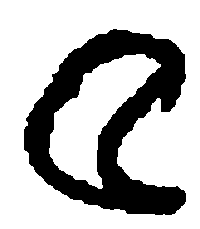
#> input picture 226.1/Beng-5.png, 200 x 229 px
$ python Q3.py
#> lines starting #> are read from the running program, lines starting #| are printed output that depends on the picture; after the words box and inside, x2 and y2 are one past the last pixel; in counts of white or black regions, pixels touching at a corner belong together
### 226.1/Q2.py
import cv2
import numpy as np
import matplotlib.pyplot as plt

class ConvexHull:
  def __init__(self):
    pass
  def show(self):
    print('Something')

  def fit(self, X, Y=None, strategy='graham'):
    if Y is not None:
      self.X = np.array(X)
      self.Y = np.array(Y)
    else:
      self.X = np.array(X).reshape(-1, 2)[:, 0]
      self.Y = np.array(X).reshape(-1, 2)[:, 1]
    if strategy == 'graham':
      self.graham_scan()
    else:
      self.bruteforce()

  def plot_points(self, name):
    import matplotlib.pyplot as plt
    plt.scatter(x=self.X, y=self.Y, label='Points')
    boundary_x = np.append(self.boundary_points_[:, 0], self.boundary_points_[0, 0])
    boundary_y = np.append(self.boundary_points_[:, 1], self.boundary_points_[0, 1])
    plt.plot(boundary_x, boundary_y, color='g', label='boundary')
    plt.legend()
    plt.savefig(name)
    plt.show()
    plt.pause(5)
    plt.close()


  def bruteforce():
      pass


  def graham_scan(self):
    init_point_ = np.array([ self.X[np.argmin(self.Y)], np.min(self.Y) ])
    other_points = [ np.array([x, y]) for x, y in zip(self.X, self.Y) if not np.all(init_point_ == (x, y))]
    other_points = np.array(other_points).reshape(-1, 2)

    angles_ = [ self.angle_bw_points(init_point_, point) for point in other_points ]

    indx = np.lexsort((other_points[:, 1], other_points[:, 0], angles_))
    other_points = other_points[indx]

    self.boundary_points_ = np.array([init_point_, other_points[0]])
    self.inner_points_ = np.array([])
    for point in other_points[1:]:
      while( self.turn_bw_points2(self.boundary_points_[-2], self.boundary_points_[-1], point) > 0):
        self.inner_points_ = np.append(self.inner_points_, self.boundary_points_[-1])
        self.boundary_points_ = self.boundary_points_[:-1]
      self.boundary_points_ = np.append(self.boundary_points_, point.reshape(-1, 2), axis=0)

  def angle_bw_points(self, a, b):
    delta_y = b[1] - a[1]
    delta_x = b[0] - a[0]
    angle = np.arctan2(delta_y,delta_x)
    return np.rad2deg(angle)
  def turn_bw_points2(self, a, b, c):
    area = (b[1] - a[1]) * (c[0] - b[0]) - (b[0] - a[0]) * (c[1] - b[1])
    if area > 0:
      return 1
    elif area < 0:
      return -1
    else:
      return 0
  # [6 lines left out: function turn_bw_points, not called in this run]

image = 'Beng-5.png'
image = cv2.imread(image)
#> image is the input picture: shape (229, 200, 3); 71.7% white; 1 black region, box (x1, y1, x2, y2) and area: (24, 29, 186, 215) 12942
grayImage = cv2.cvtColor(image, cv2.COLOR_BGR2GRAY)
y, x = np.where(grayImage <125)
#> y = 12942 values from 29 to 214; x = 12942 values, max 185 at index 3396, min 24 at index 7099, mean 109.1
y = abs(y-grayImage.shape[0])
#> y = 12942 values, max 200 at index 0, min 15 at index 12927, mean 106.4

f = open("pointsQ2.txt", "w")
for pointx, pointy in zip(x,y):
  f.write(str(pointx)+","+str(pointy)+"\n")
#> this loop made 12942 passes
#> (pointx, pointy) on passes 1 to 3: (113, 200), (114, 200), (115, 200)
f.close()

#list = []

#f = open("pointsQ2.txt", "r")

#from Q1 import Convex_hull_through_graham

ch = ConvexHull()
ch.fit(list(zip(x, y)))
#> in fit, `self.X = np.array(X).reshape(-1, 2)[:, 0]`: self.X has the same summary as x outside fit
#> in fit, `self.Y = np.array(X).reshape(-1, 2)[:, 1]`: self.Y has the same summary as y outside fit
#> in graham_scan, `init_point_ = np.array([ self.X[np.argmin(self.Y)], np.min(self.Y) ])`: init_point_ = [155, 15]
#> in graham_scan, `other_points = [ np.array([x, y]) for x, y in zip(self.X, self.Y) if n..`: other_points = 12941 pairs, first value 24 to 185, second value 15 to 200
#> in angle_bw_points, `delta_y = b[1] - a[1]`: delta_y = 185
#> in angle_bw_points, `delta_x = b[0] - a[0]`: delta_x = -42
#> in angle_bw_points, `angle = np.arctan2(delta_y,delta_x)`: angle = 1.79
#> in graham_scan, `angles_ = [ self.angle_bw_points(init_point_, point) for point in othe..`: angles_ = 12941 values, max 178 at index 12879, min 0 at index 12927, mean 117.9
#> in graham_scan, `indx = np.lexsort((other_points[:, 1], other_points[:, 0], angles_))`: indx = 12941 values, max 12940 at index 13, min 0 at index 4221, mean 6470
#> in graham_scan, `self.boundary_points_ = np.array([init_point_, other_points[0]])`: self.boundary_points_ = [[155, 15], [156, 15]]
#> the loop in graham_scan, `for point in other_points[1:]:` made 12940 passes
#> point on passes 14, 15, 24: [174, 16], [173, 16], [175, 17]
#> after the loop in graham_scan, `for point in other_points[1:]:`: self.boundary_points_ = 98 pairs, first value 24 to 185, second value 15 to 200
ch.plot_points("output_fig_Q2.png")
#> in plot_points, `boundary_x = np.append(self.boundary_points_[:, 0], self.boundary_poin..`: boundary_x = 99 values, max 185 at index 23, min 24 at index 61, mean 108.5
#> in plot_points, `boundary_y = np.append(self.boundary_points_[:, 1], self.boundary_poin..`: boundary_y = 99 values, max 200 at index 46, min 15 at index 0, mean 85.03
#> in plot_points, `plt.savefig(name)`:
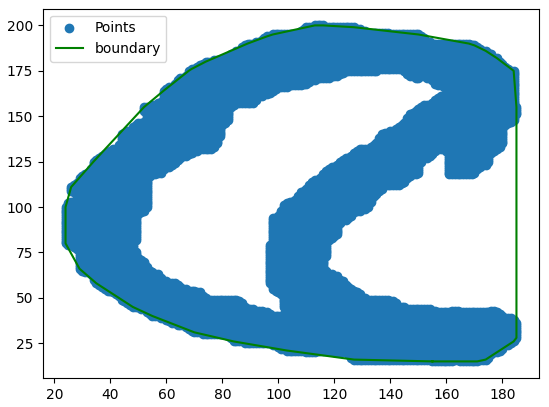
#> figure drawn by matplotlib, 1 panel

### 226.1/Q3.py
from Q2 import ConvexHull
import cv2
import numpy as np
import matplotlib.pyplot as plt

def getCavity(concave_bp):
  ch = ConvexHull()
  ch.fit(concave_bp)
  convex_bp = ch.boundary_points_
  for i in range(len(concave_bp)):
    if np.all(convex_bp[0]==concave_bp[i]):
      init_indx = i
      break
  cavities = []
  cavityFound = False
  i = 0
  for j in range(len(concave_bp)):
    if np.all(convex_bp[i] == concave_bp[(init_indx + j)%len(concave_bp)]):
      i+= 1
      if cavityFound == True:
        cavityFound = False
        cavity.append(convex_bp[i-1])
        cavities.append(cavity)
    elif cavityFound == True:
      cavity.append(concave_bp[(init_indx + j)%len(concave_bp)])
    else:
      cavityFound = True
      cavity = [convex_bp[i-1], concave_bp[(init_indx + j)%len(concave_bp)]]
  return cavities

def plotCavity(concave_bp, cavities, name):
  plt.plot(np.append(concave_bp[:, 0], concave_bp[0, 0]),
           np.append(concave_bp[:, 1], concave_bp[0, 1]),
           label='Concave Boundary')
  i = 1
  for cavity in cavities:
    cavity = np.array(cavity)
    plt.plot(np.append(cavity[:, 0], cavity[0, 0]),
             np.append(cavity[:, 1], cavity[0, 1]),
             linestyle = ':', label =f'Cavity {i}')
    i+=1
  plt.legend()
  plt.savefig(name)
  plt.show()


image = 'Concave Hexagon.jpg'
image = cv2.imread(image)
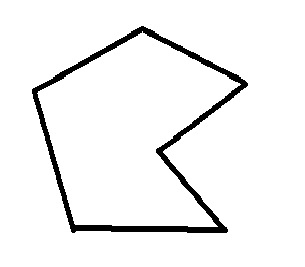
#> input picture 226.1/Concave Hexagon.jpg, 305 x 267 px
#> image is the input picture: shape (267, 305, 3); min 0, max 255, mean 242.1
grayImage = cv2.cvtColor(image, cv2.COLOR_BGR2GRAY)
#> grayImage: shape (267, 305)
y, x = np.where(grayImage <125)
#> y = 4121 values from 26 to 232; x = 4121 values, max 247 at index 1264, min 32 at index 1362, mean 141.9
y = abs(y-grayImage.shape[0])
#> y = 4121 values, max 241 at index 0, min 35 at index 4078, mean 127.4

f = open("pointsQ3.txt", "w")
for pointx, pointy in zip(x,y):
  f.write(str(pointx)+","+str(pointy)+"\n")
#> this loop made 4121 passes
#> (pointx, pointy) on passes 1 to 3: (141, 241), (142, 241), (143, 241)
f.close()

l1 = []
file1 = open('pointsQ3.txt', 'r')
Lines1 = file1.readlines()
for line in Lines1:
  line = line.split(",")
  a = int(line[0])
  b = int(line[1])
  l1.append([a,b])
file1.close()

points = np.array(l1)
plotCavity(points, getCavity(points), "output_fig_Q3.png")
#> the loop in graham_scan (call 2), `for point in other_points[1:]:` made 4119 passes
#> point on passes 42 to 43: [227, 36], [226, 36]
#> in getCavity, `convex_bp = ch.boundary_points_`: convex_bp = 74 pairs, first value 32 to 247, second value 35 to 241
#> the loop in getCavity, `for j in range(len(concave_bp)):` made 4121 passes
#> cavity on pass 44: [[226, 35], [141, 241]]
#> after the loop in getCavity, `for j in range(len(concave_bp)):`: cavities = 1 item; i = 44
#> the loop in plotCavity, `for cavity in cavities:` made 1 pass
#> i on pass 1: 2
#> after the loop in plotCavity, `for cavity in cavities:`: i = 2
#> in plotCavity, `plt.savefig(name)`:
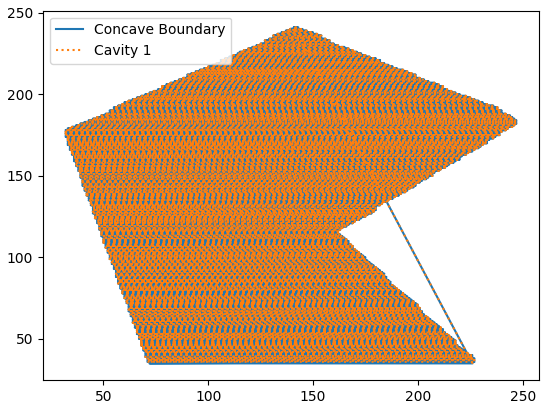
#> figure drawn by matplotlib, 1 panel
